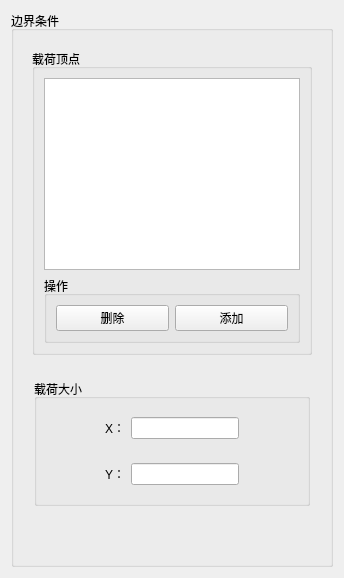
<?xml version="1.0" encoding="UTF-8"?>
<ui version="4.0">
 <class>LoadSetWidget</class>
 <widget class="QWidget" name="LoadSetWidget">
  <property name="geometry">
   <rect>
    <x>0</x>
    <y>0</y>
    <width>344</width>
    <height>537</height>
   </rect>
  </property>
  <property name="windowTitle">
   <string>Form</string>
  </property>
  <layout class="QVBoxLayout" name="verticalLayout">
   <item>
    <widget class="QGroupBox" name="groupBox">
     <property name="sizePolicy">
      <sizepolicy hsizetype="Expanding" vsizetype="Minimum">
       <horstretch>0</horstretch>
       <verstretch>0</verstretch>
      </sizepolicy>
     </property>
     <property name="title">
      <string>边界条件</string>
     </property>
     <layout class="QVBoxLayout" name="verticalLayout_3">
      <item>
       <widget class="QWidget" name="widget" native="true">
        <layout class="QHBoxLayout" name="horizontalLayout">
         <item>
          <spacer name="horizontalSpacer">
           <property name="orientation">
            <enum>Qt::Horizontal</enum>
           </property>
           <property name="sizeHint" stdset="0">
            <size>
             <width>40</width>
             <height>20</height>
            </size>
           </property>
          </spacer>
         </item>
         <item>
          <widget class="QGroupBox" name="groupBox_2">
           <property name="sizePolicy">
            <sizepolicy hsizetype="Fixed" vsizetype="Fixed">
             <horstretch>0</horstretch>
             <verstretch>0</verstretch>
            </sizepolicy>
           </property>
           <property name="title">
            <string>载荷顶点</string>
           </property>
           <layout class="QVBoxLayout" name="verticalLayout_4">
            <item>
             <widget class="QListWidget" name="listWidget"/>
            </item>
            <item>
             <widget class="QGroupBox" name="groupBox_3">
              <property name="title">
               <string>操作</string>
              </property>
              <layout class="QHBoxLayout" name="horizontalLayout_2">
               <item>
                <widget class="QPushButton" name="pushButton">
                 <property name="text">
                  <string>删除</string>
                 </property>
                </widget>
               </item>
               <item>
                <widget class="QPushButton" name="pushButton_2">
                 <property name="text">
                  <string>添加</string>
                 </property>
                </widget>
               </item>
              </layout>
             </widget>
            </item>
           </layout>
          </widget>
         </item>
         <item>
          <spacer name="horizontalSpacer_2">
           <property name="orientation">
            <enum>Qt::Horizontal</enum>
           </property>
           <property name="sizeHint" stdset="0">
            <size>
             <width>40</width>
             <height>20</height>
            </size>
           </property>
          </spacer>
         </item>
        </layout>
       </widget>
      </item>
      <item>
       <widget class="QWidget" name="widget_2" native="true">
        <layout class="QHBoxLayout" name="horizontalLayout_4">
         <item>
          <spacer name="horizontalSpacer_3">
           <property name="orientation">
            <enum>Qt::Horizontal</enum>
           </property>
           <property name="sizeHint" stdset="0">
            <size>
             <width>40</width>
             <height>20</height>
            </size>
           </property>
          </spacer>
         </item>
         <item>
          <widget class="QGroupBox" name="groupBox_4">
           <property name="sizePolicy">
            <sizepolicy hsizetype="Fixed" vsizetype="Preferred">
             <horstretch>0</horstretch>
             <verstretch>0</verstretch>
            </sizepolicy>
           </property>
           <property name="minimumSize">
            <size>
             <width>276</width>
             <height>0</height>
            </size>
           </property>
           <property name="title">
            <string>载荷大小</string>
           </property>
           <layout class="QVBoxLayout" name="verticalLayout_2">
            <item>
             <widget class="QWidget" name="widget_3" native="true">
              <layout class="QHBoxLayout" name="horizontalLayout_3">
               <item>
                <spacer name="horizontalSpacer_5">
                 <property name="orientation">
                  <enum>Qt::Horizontal</enum>
                 </property>
                 <property name="sizeHint" stdset="0">
                  <size>
                   <width>40</width>
                   <height>20</height>
                  </size>
                 </property>
                </spacer>
               </item>
               <item>
                <widget class="QLabel" name="label">
                 <property name="text">
                  <string>X：</string>
                 </property>
                </widget>
               </item>
               <item>
                <widget class="QLineEdit" name="lineEdit"/>
               </item>
               <item>
                <spacer name="horizontalSpacer_6">
                 <property name="orientation">
                  <enum>Qt::Horizontal</enum>
                 </property>
                 <property name="sizeHint" stdset="0">
                  <size>
                   <width>40</width>
                   <height>20</height>
                  </size>
                 </property>
                </spacer>
               </item>
              </layout>
             </widget>
            </item>
            <item>
             <widget class="QWidget" name="widget_4" native="true">
              <layout class="QHBoxLayout" name="horizontalLayout_5">
               <item>
                <spacer name="horizontalSpacer_7">
                 <property name="orientation">
                  <enum>Qt::Horizontal</enum>
                 </property>
                 <property name="sizeHint" stdset="0">
                  <size>
                   <width>40</width>
                   <height>20</height>
                  </size>
                 </property>
                </spacer>
               </item>
               <item>
                <widget class="QLabel" name="label_2">
                 <property name="text">
                  <string>Y：</string>
                 </property>
                </widget>
               </item>
               <item>
                <widget class="QLineEdit" name="lineEdit_2"/>
               </item>
               <item>
                <spacer name="horizontalSpacer_8">
                 <property name="orientation">
                  <enum>Qt::Horizontal</enum>
                 </property>
                 <property name="sizeHint" stdset="0">
                  <size>
                   <width>40</width>
                   <height>20</height>
                  </size>
                 </property>
                </spacer>
               </item>
              </layout>
             </widget>
            </item>
           </layout>
          </widget>
         </item>
         <item>
          <spacer name="horizontalSpacer_4">
           <property name="orientation">
            <enum>Qt::Horizontal</enum>
           </property>
           <property name="sizeHint" stdset="0">
            <size>
             <width>40</width>
             <height>20</height>
            </size>
           </property>
          </spacer>
         </item>
        </layout>
       </widget>
      </item>
      <item>
       <spacer name="verticalSpacer">
        <property name="orientation">
         <enum>Qt::Vertical</enum>
        </property>
        <property name="sizeHint" stdset="0">
         <size>
          <width>20</width>
          <height>40</height>
         </size>
        </property>
       </spacer>
      </item>
     </layout>
    </widget>
   </item>
  </layout>
 </widget>
 <resources/>
 <connections/>
</ui>
